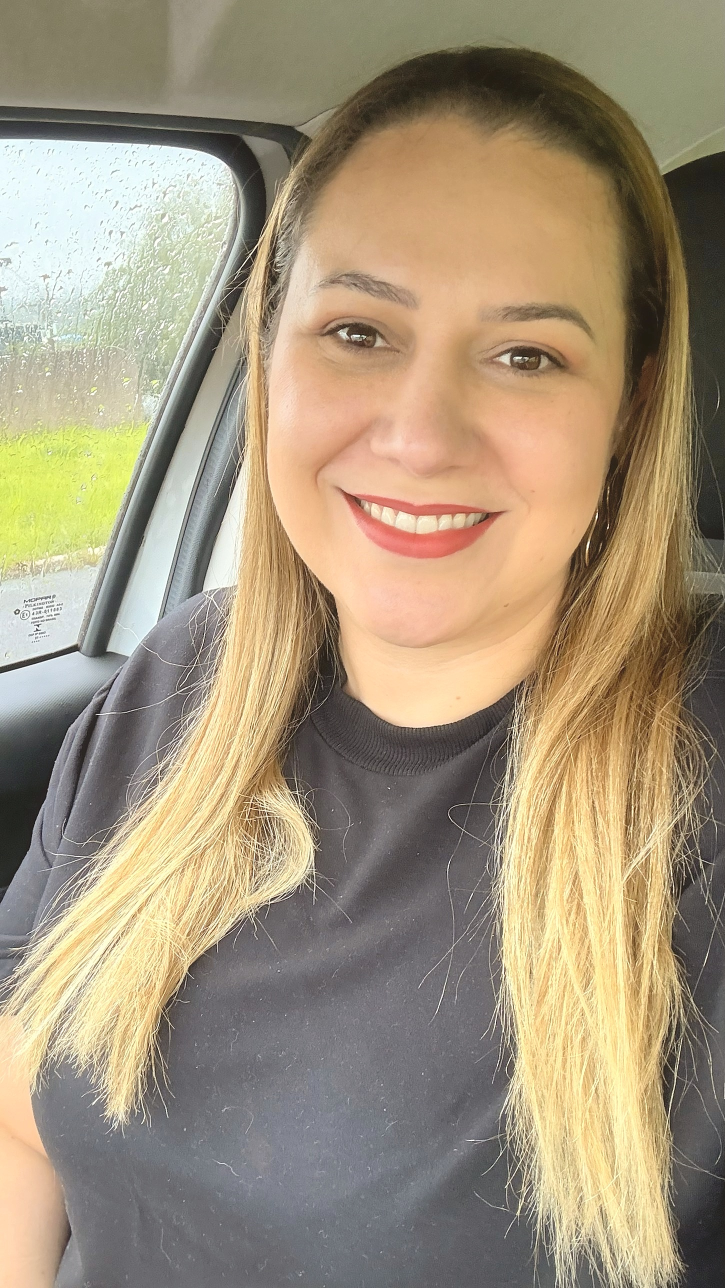
#> input picture stories-26-11/fotos-editadas/carro-chuva.jpg, 1450 x 2576 px, found by its file name (shown at 1/2 size)
$ python stories_manha.py ../fotos-editadas/carro-chuva.jpg
#> lines starting #> are read from the running program, lines starting #| are printed output that depends on the picture
# Artes da manhã 26/11 a 02/12 com as fotos dela. Uso: python3 -I stories_manha.py WORKDIR
import sys
from PIL import Image, ImageDraw, ImageFont, ImageOps
W = sys.argv[1]; FN = f"{W}/fonts"; NAVY = (26, 33, 70); GOLD = (244, 184, 96)
FL = ImageFont.truetype(f"{FN}/lora-latin-600-normal.woff", 74); FS = ImageFont.truetype(f"{FN}/dm-sans-latin-700-normal.woff", 44)
def wrap(f, txt, w):
    L, cur = [], ""
    for x in txt.split():
        t = (cur + " " + x).strip()
        if f.getlength(t) > w and cur: L.append(cur); cur = x
        else: cur = t
    return L + [cur]
def story(src, txt, sub, out, y, cx=0.5):
#> called with src = 'carro-chuva.jpg', txt = 'Spoiler: ninguém tira nota.', sub = 'Hoje às 19h eu explico', out = 'Story 2026-11-26 manha.jpg', y = 1180, cx = 0.5
    im = ImageOps.fit(ImageOps.exif_transpose(Image.open(f"{W}/pessoais_editadas/{src}")).convert("RGB"), (1080, 1920), centering=(cx, 0.5), method=Image.LANCZOS)
    d = ImageDraw.Draw(im); L = wrap(FL, txt, 820); asc = FL.getbbox("ÁgÇ"); lh = asc[3] - asc[1] + 18
    w = int(max(FL.getlength(l) for l in L)) + 100; h = len(L) * lh + 60; x = (1080 - w) // 2
    d.rectangle((x, y, x + w, y + h), fill="white"); yy = y + 30
    for l in L: d.text(((1080 - FL.getlength(l)) // 2, yy - asc[1]), l, font=FL, fill=NAVY); yy += lh
#> after the loop, yy = 1414
    if sub:
        sw = int(FS.getlength(sub)) + 60; sb = FS.getbbox(sub); sx = (1080 - sw) // 2; sy = y + h + 24
        d.rounded_rectangle((sx, sy, sx + sw, sy + (sb[3] - sb[1]) + 40), 18, fill=NAVY)
        d.text((sx + 30, sy + 20 - sb[1]), sub, font=FS, fill=GOLD)
    im.save(f"{W}/out/{out}", quality=92)
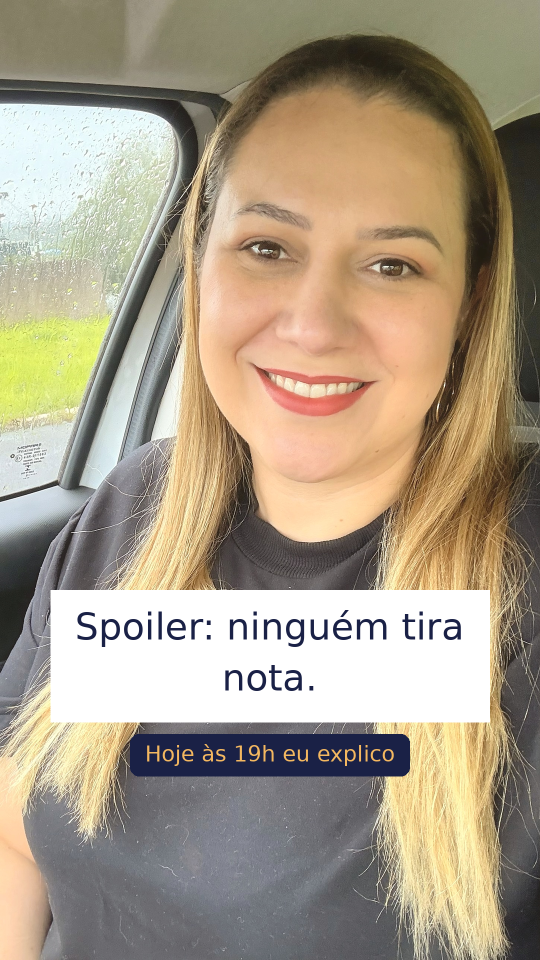
#> saved as Story 2026-11-26 manha.jpg: PIL image 1080x1920 RGB (shown at 1/2 size); mean R, G, B 168, 155.1, 134.4
J = [("carro-chuva.jpg", "Spoiler: ninguém tira nota.", "Hoje às 19h eu explico", "2026-11-26 manha", 1180),
     ("retrato-cortina.jpg", "Sexta de sala aberta.", "Às 17h: como é a primeira sessão", "2026-11-27 manha", 1180, 0.55),
     ("escada.jpg", "Segunda pela escada.", "Hoje às 18h", "2026-11-30 manha", 250),
     ("cafe-copinho.jpg", "Primeiro café de dezembro.", "Às 20h: a primeira sessão aqui", "2026-12-01 manha", 1120),
     ("selfie-parede.jpg", "Quarta, cara lavada e sorriso.", "Às 20h eu respondo a caixinha", "2026-12-02 manha", 1230)]
for src, t, s, n, y, *c in J: story(src, t, s, f"Story {n}.jpg", y, *c)
#> pass 2 of the loop `for src, t, s, n, y, *c in J: story(src, t, s, f"Story {n}.jpg", y, *c)`:
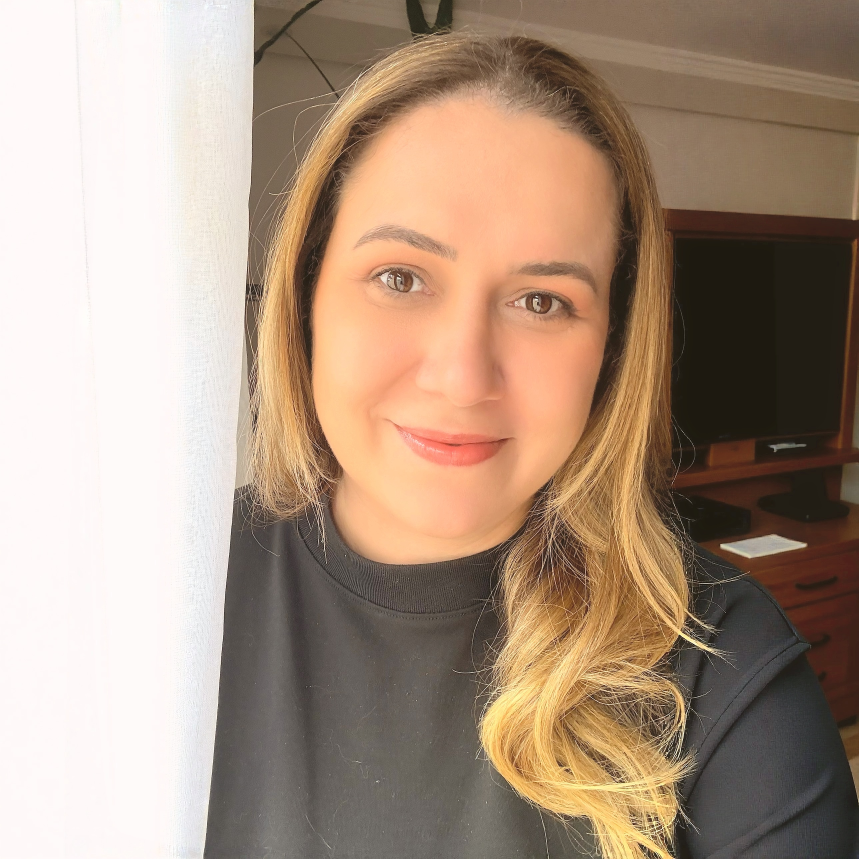
#> input picture stories-26-11/fotos-editadas/retrato-cortina.jpg, 2576 x 2576 px, found by its file name (shown at 1/3 size)
#> in story (call 2), `im = ImageOps.fit(ImageOps.exif_transpose(Image.open(f"{W}/pessoais_ed..`:
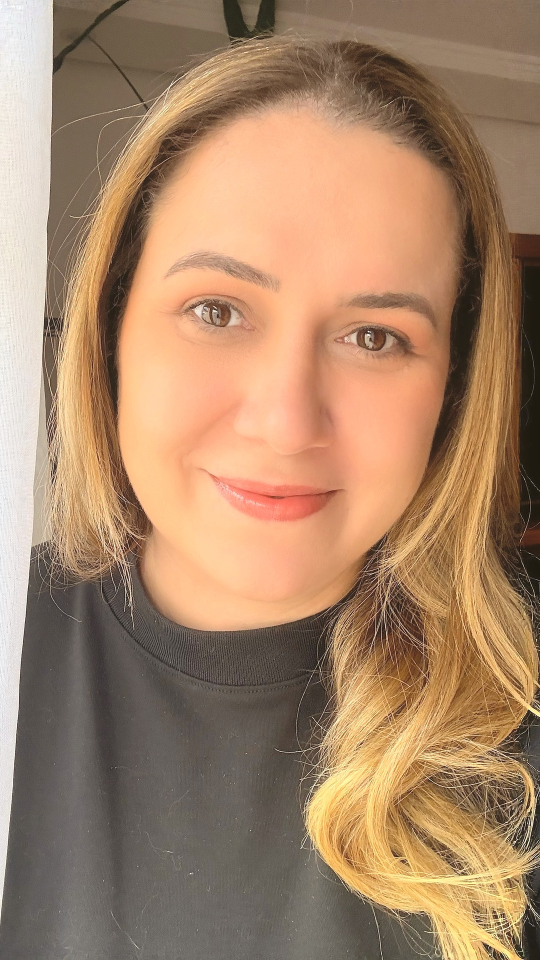
#> im: PIL image 1080x1920 RGB (shown at 1/2 size); mean R, G, B 166.6, 133.1, 104.6
#> L = ['Sexta de sala aberta.']
#> asc = (0, 0, 149, 84)
#> lh = 102
#> w = 888
#> h = 162
#> x = 96
#> the loop in story (call 2), `for l in L: d.text(((1080 - FL.getlength(l)) // 2, yy - asc[1]), l, fo..` made 1 pass
#> (l, yy) on pass 1: ('Sexta de sala aberta.', 1312)
#> after the loop in story (call 2), `for l in L: d.text(((1080 - FL.getlength(l)) // 2, yy - asc[1]), l, fo..`: yy = 1312
#> sy = 1366
#> in story (call 2), `im.save(f"{W}/out/{out}", quality=92)`:
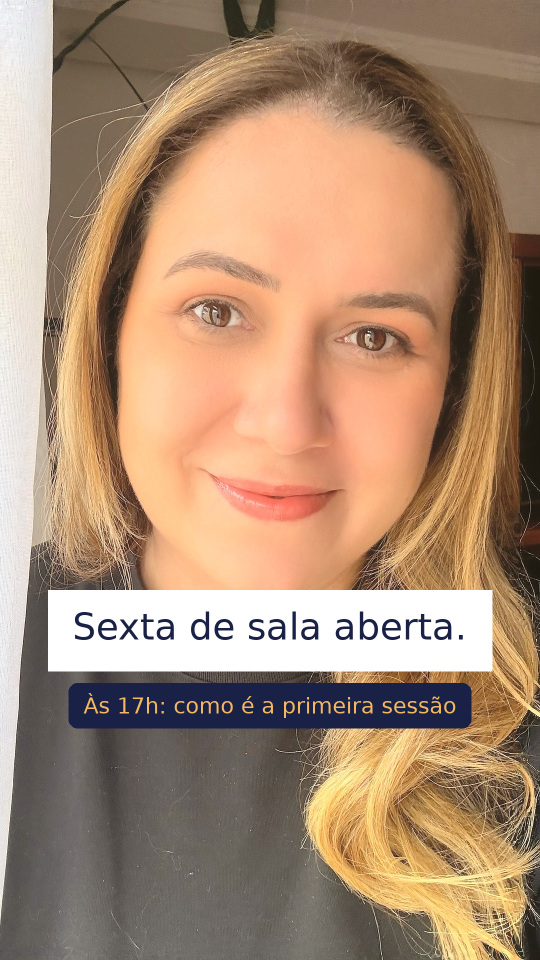
#> saved as Story 2026-11-27 manha.jpg: PIL image 1080x1920 RGB (shown at 1/2 size); mean R, G, B 170.8, 140.2, 115.3
#> pass 3 of the loop `for src, t, s, n, y, *c in J: story(src, t, s, f"Story {n}.jpg", y, *c)`:
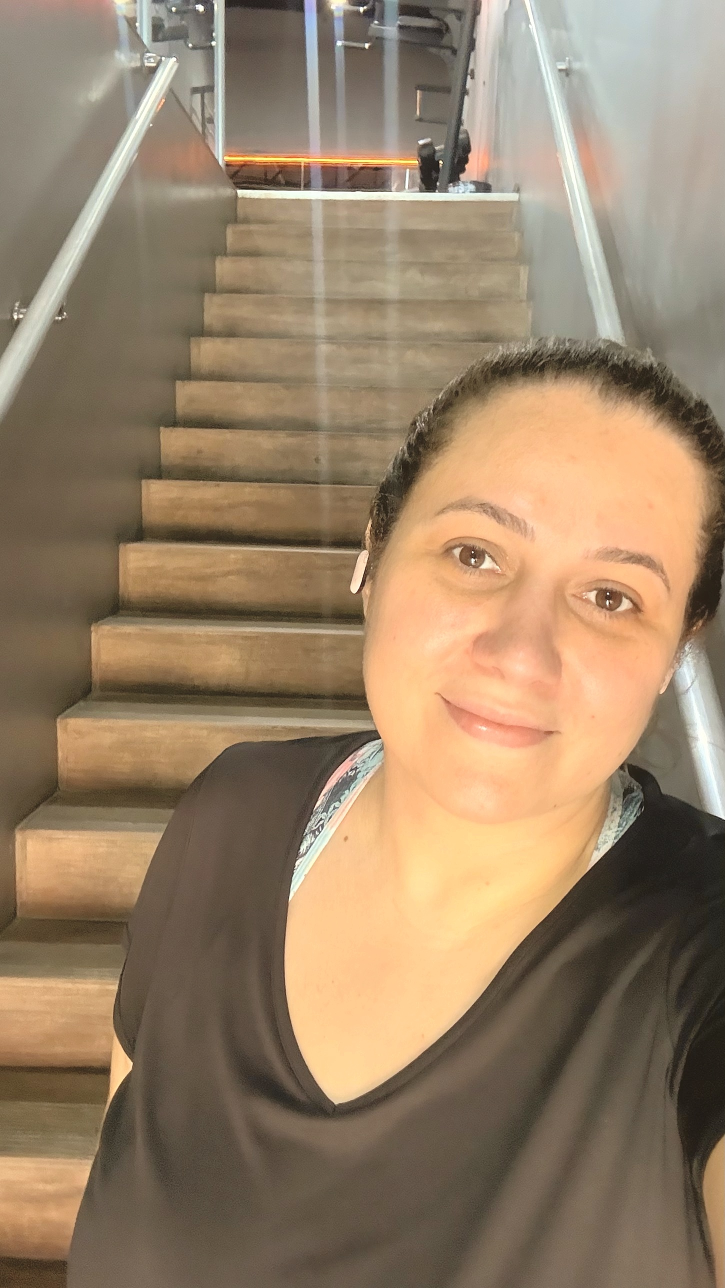
#> input picture stories-26-11/fotos-editadas/escada.jpg, 1450 x 2576 px, found by its file name (shown at 1/2 size)
#> L = ['Segunda pela escada.']
#> w = 916
#> x = 82
#> the loop in story (call 3), `for l in L: d.text(((1080 - FL.getlength(l)) // 2, yy - asc[1]), l, fo..` made 1 pass
#> (l, yy) on pass 1: ('Segunda pela escada.', 382)
#> after the loop in story (call 3), `for l in L: d.text(((1080 - FL.getlength(l)) // 2, yy - asc[1]), l, fo..`: yy = 382
#> sy = 436
#> in story (call 3), `im.save(f"{W}/out/{out}", quality=92)`:
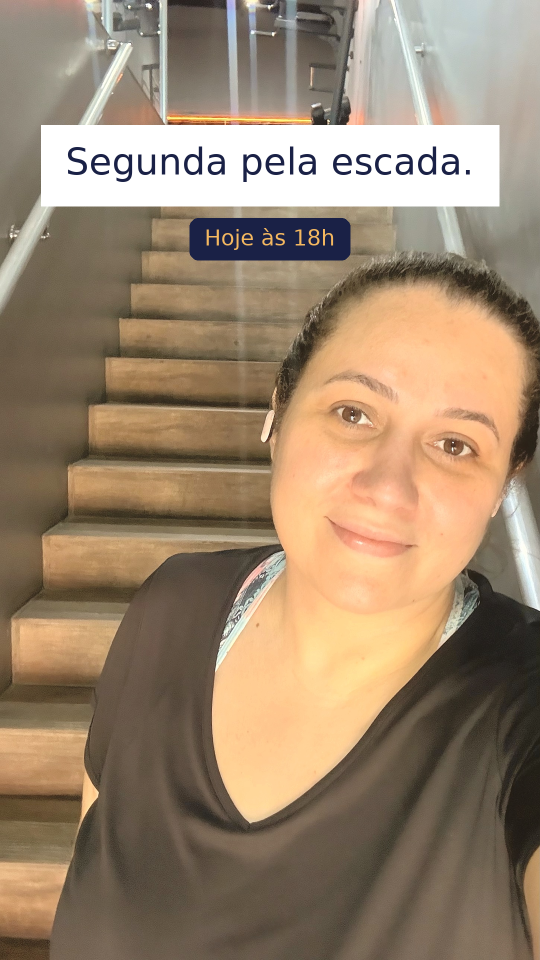
#> saved as Story 2026-11-30 manha.jpg: PIL image 1080x1920 RGB (shown at 1/2 size); mean R, G, B 155.5, 134.2, 110.7
#> the loop made 5 passes; the first 3 are shown
